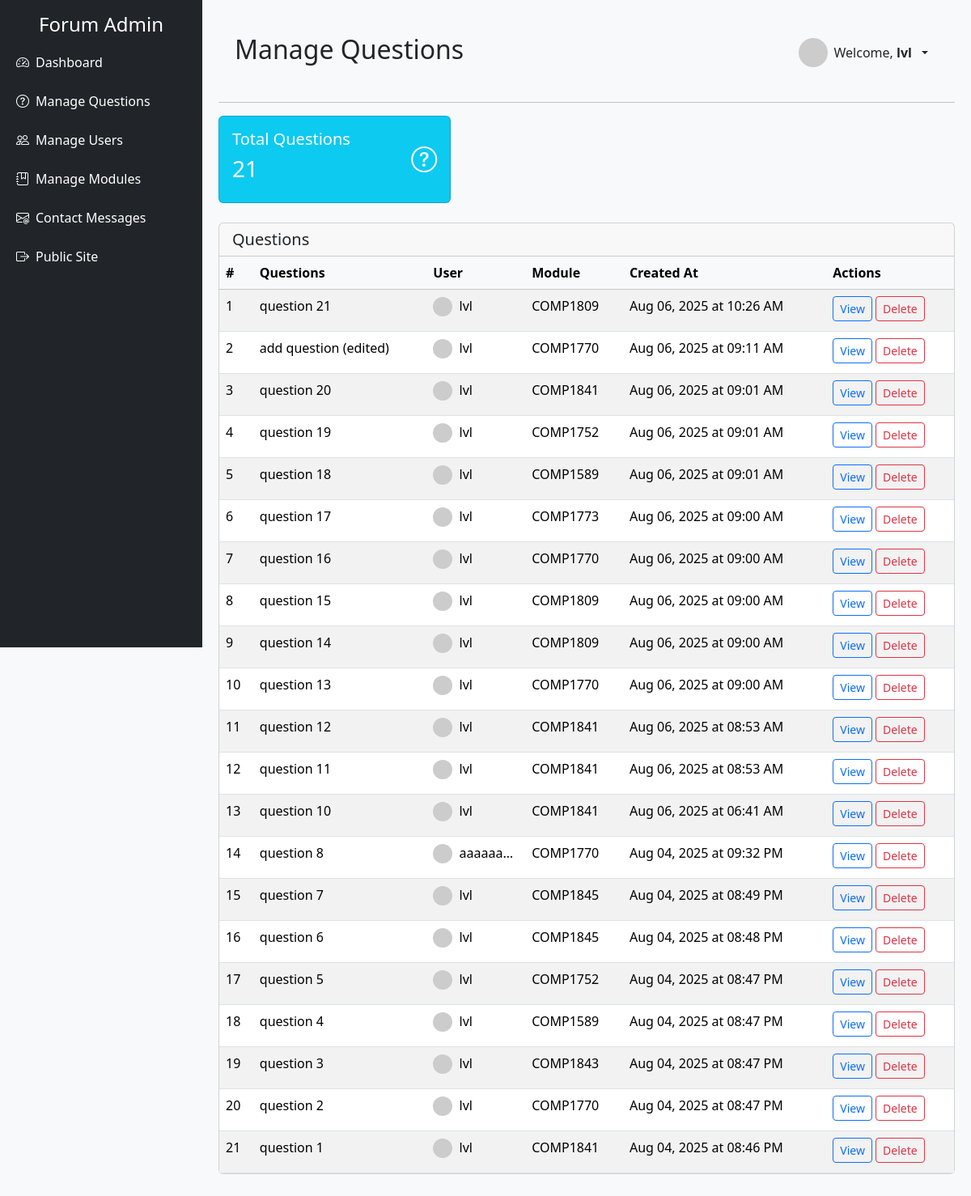
Screenshot of /coursework/admin/managequestions.php (signed in) with the database file from the repository.
### tables this page shows
CREATE TABLE `question` (
  `id` int(11) NOT NULL,
  `quest_title` text NOT NULL,
  `questtext` text NOT NULL,
  `questdate` datetime DEFAULT current_timestamp(),
  `images` text DEFAULT NULL,
  `userid` int(11) NOT NULL,
  `moduleid` int(11) NOT NULL
);

CREATE TABLE `user` (
  `id` int(11) NOT NULL,
  `name` varchar(255) NOT NULL,
  `email` varchar(255) NOT NULL,
  `password` varchar(255) NOT NULL,
  `created_at` datetime DEFAULT current_timestamp(),
  `bio` text DEFAULT NULL
);

CREATE TABLE `module` (
  `id` int(11) NOT NULL,
  `name` varchar(255) DEFAULT NULL,
  `description` text DEFAULT NULL,
  `created_at` datetime DEFAULT current_timestamp()
);

### coursework/admin/managequestions.php (called while the page is built, shortened)
<?php
$adminName = $_SESSION['username'];
try {
    include '../system/include/DatabaseConnection.php';
    include '../system/include/DatabaseFunction.php';
    $questions = allQuestions($pdo);
    include 'templates/manage_questions.html.php';
} catch (PDOException $e) {
    $title = 'An error has occurred';
    $output = 'Database error: ' . $e->getMessage();
}
include 'templates/admin_layout.html.php';

### coursework/system/include/DatabaseFunction.php (called while the page is built, shortened)
<?php
    function query($pdo, $sql, $parameters = []) {
        $query = $pdo->prepare($sql);
        $query->execute($parameters);
        return $query;
    }
    function allQuestions($pdo) {
        $questions = query($pdo, 'SELECT q.id, q.quest_title, q.questtext, q.questdate, q.images, q.userid, q.moduleid, u.name AS user_name, u.email, m.name as module_name
                                            FROM question q
                                            INNER JOIN user u ON q.userid = u.id
                                            INNER JOIN module m ON q.moduleid = m.id
                                            ORDER BY q.questdate DESC, q.id DESC');
        return $questions->fetchAll();
    }

### coursework/admin/templates/manage_questions.html.php (the view, shortened to what this page needs)
<div style="display: flex; justify-content: space-between; align-items: center; padding: 20px;">
    <h2>Manage Questions</h2>
    <div class="dropdown">
        <button class="btn dropdown-toggle d-flex align-items-center gap-2" type="button" id="userDropdown" data-bs-toggle="dropdown" aria-expanded="false">
            <img src="https://ui-avatars.com/api/?name=<?= urlencode($adminName) ?>&background=0d6efd&color=fff"
                width="36"
                height="36"
                class="rounded-circle">
            <span>Welcome, <strong><?= htmlspecialchars($adminName) ?></strong></span>
        </button>
    </div>
</div>
<hr>
<div class="row g-4 mb-4">
    <div class="col-md-4">
    <div class="card text-white bg-info">
        <div class="card-body d-flex justify-content-between align-items-center">
        <div>
            <h5 class="card-title">Total Questions</h5>
            <h3><?= count($questions) ?></h3>
        </div>
        <i class="bi bi-question-circle card-icon fs-2"></i>
        </div>
    </div>
    </div>
</div>
<div class="card mb-4">
    <div class="card-header d-flex justify-content-between">
    <h5 class="mb-0">Questions</h5>
    </div>
    <div class="table-responsive">
    <table class="table table-striped mb-0">
        <thead class="table-light">
        <tr>
            <th>#</th>
            <th>Questions</th>
            <th>User</th>
            <th>Module</th>
            <th>Created At</th>
            <th>Actions</th>
        </tr>
        </thead>
        <tbody>
          <?php foreach ($questions as $index => $q): ?>
            <tr>
              <td><?= $index + 1 ?></td>
              <td>
                <div class="text-truncate" style="max-width: 250px;">
                    <?= htmlspecialchars($q['quest_title']) ?>
                </div>
              </td>
              <td class="text-truncate" style="max-width: 100px;">
                <img src="https://ui-avatars.com/api/?name=<?= urlencode($q['user_name']) ?>&background=0d6efd&color=fff"
                    width="24"
                    height="24"
                    class="rounded-circle me-1">
                <?= htmlspecialchars($q['user_name']) ?>
              </td>
              <td><?= htmlspecialchars($q['module_name']) ?></td>
              <td><?= date('M d, Y \a\\t h:i A', strtotime($q['questdate'])) ?></td>
              <td>
                <a href="questions/adm_viewquestion.php?id=<?= $q['id'] ?>" class="btn btn-sm btn-outline-primary mb-md-1">View</a>
                <a href="questions/adm_deletequestion.php?id=<?= $q['id'] ?>" class="btn btn-sm btn-outline-danger mb-1"
                   onclick="return confirm('Delete this question and all its answers?');">Delete</a>
              </td>
            </tr>
          <?php endforeach; ?>
        </tbody>
    </table>
    </div>
</div>

### coursework/admin/templates/admin_layout.html.php (style rules this page uses)
body { background-color: #f8f9fa; }
.table td:nth-child(2) { max-width: 200px; white-space: nowrap; overflow: hidden; text-overflow: ellipsis; }

### rows the page displays
question: quest_title "question 21", userid.name "lvl", moduleid.name "COMP1809", questdate "Aug 06, 2025 at 10:26 AM"
question: quest_title "add question (edited)", userid.name "lvl", moduleid.name "COMP1770", questdate "Aug 06, 2025 at 09:11 AM"
question: quest_title "question 20", userid.name "lvl", moduleid.name "COMP1841", questdate "Aug 06, 2025 at 09:01 AM"
question: quest_title "question 19", userid.name "lvl", moduleid.name "COMP1752", questdate "Aug 06, 2025 at 09:01 AM"
question: quest_title "question 18", userid.name "lvl", moduleid.name "COMP1589", questdate "Aug 06, 2025 at 09:01 AM"
question: quest_title "question 17", userid.name "lvl", moduleid.name "COMP1773", questdate "Aug 06, 2025 at 09:00 AM"
question: quest_title "question 16", userid.name "lvl", moduleid.name "COMP1770", questdate "Aug 06, 2025 at 09:00 AM"
question: quest_title "question 15", userid.name "lvl", moduleid.name "COMP1809", questdate "Aug 06, 2025 at 09:00 AM"
question: quest_title "question 14", userid.name "lvl", moduleid.name "COMP1809", questdate "Aug 06, 2025 at 09:00 AM"
question: quest_title "question 13", userid.name "lvl", moduleid.name "COMP1770", questdate "Aug 06, 2025 at 09:00 AM"
question: quest_title "question 12", userid.name "lvl", moduleid.name "COMP1841", questdate "Aug 06, 2025 at 08:53 AM"
question: quest_title "question 11", userid.name "lvl", moduleid.name "COMP1841", questdate "Aug 06, 2025 at 08:53 AM"
question: quest_title "question 10", userid.name "lvl", moduleid.name "COMP1841", questdate "Aug 06, 2025 at 06:41 AM"
question: quest_title "question 8", userid.name "aaaaaa…", moduleid.name "COMP1770", questdate "Aug 04, 2025 at 09:32 PM"
question: quest_title "question 7", userid.name "lvl", moduleid.name "COMP1845", questdate "Aug 04, 2025 at 08:49 PM"
question: quest_title "question 6", userid.name "lvl", moduleid.name "COMP1845", questdate "Aug 04, 2025 at 08:48 PM"
question: quest_title "question 5", userid.name "lvl", moduleid.name "COMP1752", questdate "Aug 04, 2025 at 08:47 PM"
question: quest_title "question 4", userid.name "lvl", moduleid.name "COMP1589", questdate "Aug 04, 2025 at 08:47 PM"
question: quest_title "question 3", userid.name "lvl", moduleid.name "COMP1843", questdate "Aug 04, 2025 at 08:47 PM"
question: quest_title "question 2", userid.name "lvl", moduleid.name "COMP1770", questdate "Aug 04, 2025 at 08:47 PM"
question: quest_title "question 1", userid.name "lvl", moduleid.name "COMP1841", questdate "Aug 04, 2025 at 08:46 PM"

### other values shown
$adminName "lvl"
count($questions) "21"
